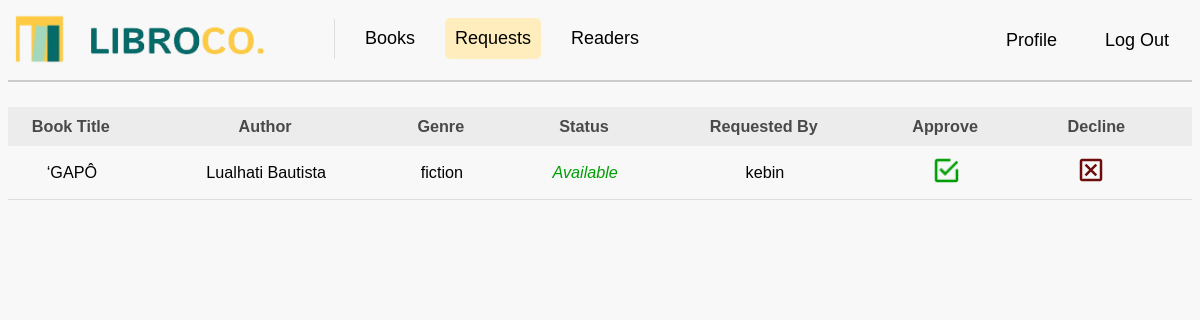
/requests (signed in), run on an earlier commit of the app's database.
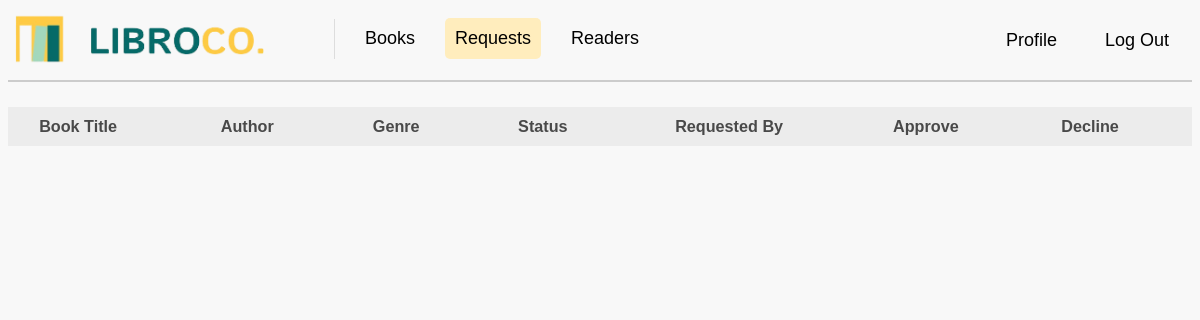
And on a later commit of the database.
### tables this page shows
CREATE TABLE requests (
request_id INTEGER PRIMARY KEY AUTOINCREMENT,
user_id INTEGER,
book_id INTEGER,
request_date TIMESTAMP DEFAULT CURRENT_TIMESTAMP, due_date DATE DEFAULT NULL, status VARCHAR(20) DEFAULT 'Pending',
FOREIGN KEY (user_id) REFERENCES users(user_id),
FOREIGN KEY (book_id) REFERENCES books(book_id));

CREATE TABLE "books" (
	"book_id"	INTEGER,
	"book_title"	VARCHAR(50) UNIQUE,
	"author"	VARCHAR(50),
	"publication_year"	INTEGER(5),
	"genre"	VARCHAR(20),
	"description"	VARCHAR(300),
	"image"	VARCHAR(100),
	PRIMARY KEY("book_id")
);

CREATE TABLE "users" (
	"user_id"	INTEGER PRIMARY KEY AUTOINCREMENT,
	"user_name"	TEXT,
	"user_email"	TEXT,
	"user_password"	TEXT UNIQUE,
	"user_contact"	TEXT,
	"user_code"	TEXT
);

### app.py (the view)
@app.route("/requests")
def requests():
    if 'user_id' not in session or session.get('user_id') != 1:
        flash("You must be logged in as a librarian to view requests.")
        return redirect(url_for("login"))
    sql_get_requests = """
    SELECT b.book_title, b.author, b.genre, s.availability, u.user_name, r.request_id
    FROM requests r
    JOIN books b ON r.book_id = b.book_id
    JOIN users u ON r.user_id = u.user_id
    JOIN status s ON b.book_id = s.book_id
    WHERE r.status = 'Pending'  -- Only show pending requests
    """
    requests = getprocess(sql_get_requests)
    return render_template("requests.html", requests=requests)

### app.py (called while the page is built)
@app.before_request
def before_request():
    print("Session data:", session)

### dbhelper.py (called while the page is built)
def getprocess(sql: str, params: tuple = ()) -> list:
    try:
        db = connect(database, timeout=30, check_same_thread=False)  # Adding timeout and thread safety
        db.row_factory = Row  # Ensure that rows are returned as dictionaries
        cursor = db.cursor()
        cursor.execute(sql, params)
        data = cursor.fetchall()  # Fetch the data
        return data
    except Error as e:
        print(f"SQLite error: {e}")
        return []
    finally:
        db.close()  # Ensure the connection is closed

### templates/requests.html (shortened to what this page needs)
<!DOCTYPE html>
<html>
<head>
    <link rel="stylesheet" href="{{ url_for('static', filename='css/mainstyle.css') }}">
</head>
<body>
    <nav>
        <a class="navbar-brand" href="{{ url_for('books') }}">
            <img src="{{ url_for('static', filename='images/logo.png') }}" class="logo" width="250" height="50" alt="LibroCo. Logo">
        </a>
        <div class="navbar-links">
            <a href="{{ url_for('books') }}">Books</a>
            <a href="{{ url_for('requests') }}" class="active">Requests</a>
            <a href="{{ url_for('readers') }}">Readers</a>
        </div>
        <div class="navbar-right">
            <a href="{{ url_for('profile') }}">Profile</a>
            <a href="{{ url_for('logout') }}">Log Out</a>
        </div>
    </nav>
    <div class="divider"></div>
    <div class="scrollable-table">
        <table class="table">
            <tr>
                <th>Book Title</th>
                <th>Author</th>
                <th>Genre</th>
                <th>Status</th>
                <th>Requested By</th>
                <th>Approve</th>
                <th>Decline</th>
            </tr>
            {% for request in requests %}
                <tr>
                    <td>{{ request.book_title }}</td>
                    <td>{{ request.author }}</td>
                    <td>{{ request.genre }}</td>
                    <td class="status">
                        {% if request.availability == 'Available' %}
                            <span class="available">Available</span>
                        {% else %}
                            <span class="unavailable">Unavailable</span>
                        {% endif %}
                    </td>
                    <td>{{ request.user_name }}</td>
                    <td class="action-cell">
                        <form action="{{ url_for('approve_request', request_id=request.request_id) }}" method="post">
                            <button class="approve-btn">
                                <img src="{{ url_for('static', filename='images/tsek.png') }}" class="tsek" alt="Approve">
                            </button>
                        </form>
                    </td>
                    <td class="action-cell">
                        <form action="{{ url_for('decline_request') }}" method="post">
                            <button class="decline-btn">
                                <img src="{{ url_for('static', filename='images/eks.png') }}" class="eks" alt="Decline">
                            </button>
                        </form>
                    </td>
                </tr>
            {% endfor %}
        </table>
    </div>
</body>
</html>

What changed in the data, as far as the page shows it:
no longer on this page (row edited): requests: book_title "‘GAPÔ", author "Lualhati Bautista", genre "fiction", user_name "kebin"
